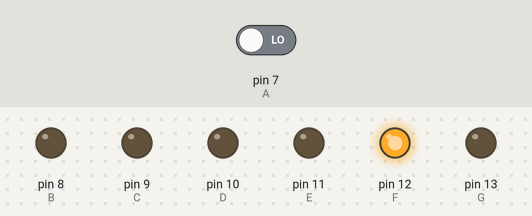
A sketch run on a simulated Arduino Uno, built with avr-gcc and run on an emulated ATmega328P. Shown: output pins drawn as LEDs (lit = HIGH). Dashed ring = blinking. The test bench sets the inputs (shaded band); at power-on: pin 7 (A) LOW.

Above: at 1.2 s.
1.3 s: pin 7 (A) driven HIGH
At 3.15 s:
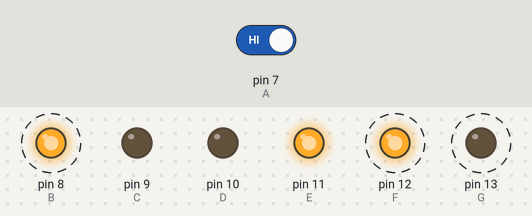
4.3 s: pin 7 (A) driven LOW
At 4.56 s:
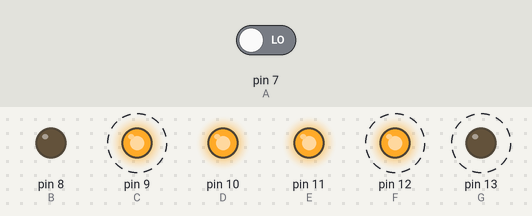
7.3 s: pin 7 (A) driven HIGH
At 7.61 s:
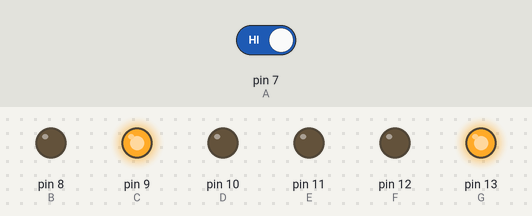
Timing chart, 0 to 19.3 s (numbered marks = the images above; inputs shaded):
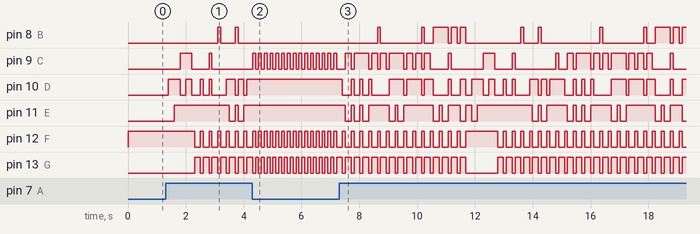

Measured:
- after the input at 1.3 s, pin 8 (B): alternates HIGH for 0.10 s and LOW for 0.50 s, starting after 1.8 s; pin 9 (C): LOW → HIGH after 0.50 s, → LOW 0.40 s later, → HIGH 0.60 s later, → LOW 0.10 s later
- after the input at 4.3 s, pin 8 (B): stays LOW (without the input it goes to HIGH after 1.5 s); pin 10 (D), pin 11 (E): stops changing and stays HIGH; pin 12 (F), pin 13 (G): alternates HIGH for 0.10 s and LOW for 0.10 s, starting after 0.21 s
- after the input at 7.3 s, pin 8 (B): LOW → HIGH after 1.3 s, → LOW 0.10 s later, → HIGH 1.4 s later, → LOW 0.10 s later, … (23 changes in this stretch); pin 10 (D): HIGH → LOW after 0.12 s, → HIGH 0.30 s later, → LOW 0.10 s later, → HIGH 0.20 s later, … (46 changes in this stretch)

The sketch:

CuaicalA_Tarea2.ino
```cpp
/*  UNIVERSIDAD TECNICA DEL NORTE
             FICA-CITEL
         SISTEMAS EMBEBIDOS
  Nombre: Cuaical Reascos Adonis Germanico
  Fecha: 23/11/2020
  Ejercicio: Realizar un programa que al presionar el pulsador cada vez, se visualiza a cada número primo hasta el 99.
*/
const int A = 7;
const int B = 8;
const int C = 9;
const int D = 10;
const int E = 11;
const int F = 12;
const int G = 13;
int p = 1 ;
int aux = 0;
int n;
int uni;
int dec;

void setup() {
  pinMode(A, INPUT);
  pinMode(B, OUTPUT);
  pinMode(C, OUTPUT);
  pinMode(D, OUTPUT);
  pinMode(E, OUTPUT);
  pinMode(F, OUTPUT);
  pinMode(G, OUTPUT);
}

void loop() {
  bool t = true;

  if (digitalRead(A) == HIGH) {
    delay(100);
    if ( p < 100 ) {
      p++;
      aux = p;
      while (t == true) {
        int m = 0;


        for (n = 1; n <= aux; n++) {
          if (aux % n == 0) {
            m++;
          }
        }

        if (m == 2) {
          t = false;
          if (aux < 10) {
            uni = aux;
          } else {
            dec = aux / 10;
            uni = aux - dec * 10;
          }
        } else {
          t = true;
          aux++;
        }

        t;
      } p = aux;
    } else {
      p = 0;
    }
  }

  digitalWrite(F, HIGH);
  digitalWrite(G, LOW);
  contador(uni);
  delay(100);
  if (p > 9) {
    digitalWrite(F, LOW);
    digitalWrite(G, HIGH);
    contador(dec);
    delay(100);


  }
}

void contador (int i) {
  switch (i) {
    case 0:
      digitalWrite(E, LOW);
      digitalWrite(D, LOW);
      digitalWrite(C, LOW);
      digitalWrite(B, LOW);
      break;
    case 1:
      digitalWrite(E, HIGH);
      digitalWrite(D, LOW);
      digitalWrite(C, LOW);
      digitalWrite(B, LOW);
      break;
    case 2:
      digitalWrite(E, LOW);
      digitalWrite(D, HIGH);
      digitalWrite(C, LOW);
      digitalWrite(B, LOW);
      break;
    case 3:
      digitalWrite(E, HIGH);
      digitalWrite(D, HIGH);
      digitalWrite(C, LOW);
      digitalWrite(B, LOW);
      break;
    case 4:
      digitalWrite(E, LOW);
      digitalWrite(D, LOW);
      digitalWrite(C, HIGH);
      digitalWrite(B, LOW);
      break;
    case 5:
      digitalWrite(E, HIGH);
      digitalWrite(D, LOW);
      digitalWrite(C, HIGH);
      digitalWrite(B, LOW);
      break;
    case 6:
      digitalWrite(E, LOW);
      digitalWrite(D, HIGH);
      digitalWrite(C, HIGH);
      digitalWrite(B, LOW);
      break;
    case 7:
      digitalWrite(E, HIGH);
      digitalWrite(D, HIGH);
      digitalWrite(C, HIGH);
      digitalWrite(B, LOW);
      break;
    case 8:
      digitalWrite(E, LOW);
      digitalWrite(D, LOW);
      digitalWrite(C, LOW);
      digitalWrite(B, HIGH);
      break;
    case 9:
      digitalWrite(E, HIGH);
      digitalWrite(D, LOW);
      digitalWrite(C, LOW);
      digitalWrite(B, HIGH);
      break;
    case 10:
      digitalWrite(E, LOW);
      digitalWrite(D, HIGH);
      digitalWrite(C, LOW);
      digitalWrite(B, HIGH);
      break;


  }

}
```
